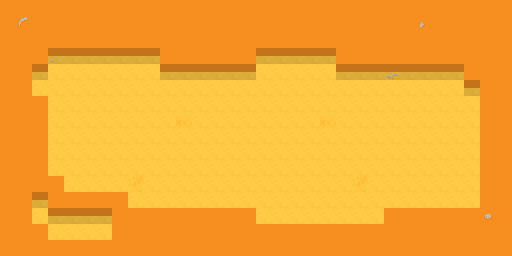

Tiled map render using the project's own tile images. Description and the whole map definition, tile-layer contents included, below:
An orthogonal 32x16 tile map with 16x16 px tiles, 4 tile layers (ground, walls, tle_doors, fog) and 5 objects.

<map version="1.0" tiledversion="1.1.6" orientation="orthogonal" renderorder="right-down" width="32" height="16" tilewidth="16" tileheight="16" infinite="0" backgroundcolor="#f68f20" nextobjectid="6">
 <properties>
  <property name="entities_render_layer" type="int" value="4" />
 </properties>
 <tileset firstgid="1" source="desert.tsx" />
 <layer name="ground" width="32" height="16">
  <properties>
   <property name="render_layer" type="int" value="0" />
  </properties>
  <data encoding="csv">
1,1,1,1,1,1,1,1,1,1,1,1,1,1,1,1,1,1,1,1,1,1,1,1,1,1,1,1,1,1,1,1,
1,1,1,1,1,1,1,1,1,1,1,1,1,1,1,1,1,1,1,1,1,1,1,1,1,1,1,1,1,1,1,1,
1,1,1,1,1,1,1,1,1,1,1,1,1,1,1,1,1,1,1,1,1,1,1,1,1,1,1,1,1,1,1,1,
1,1,1,1,1,1,1,1,1,1,1,1,1,1,1,1,1,1,1,1,1,1,1,1,1,1,1,1,1,1,1,1,
1,1,1,1,1,1,1,1,1,1,1,1,1,1,1,1,1,1,1,1,1,1,1,1,1,1,1,1,1,1,1,1,
1,1,1,1,1,1,1,1,1,1,1,1,1,1,1,1,1,1,1,1,1,1,1,1,1,1,1,1,1,1,1,1,
1,1,1,1,1,1,1,1,1,1,1,1,1,1,1,1,1,1,1,1,1,1,1,1,1,1,1,1,1,1,1,1,
1,1,1,1,1,1,1,1,1,1,1,3,1,1,1,1,1,1,1,1,3,1,1,1,1,1,1,1,1,1,1,1,
1,1,1,1,1,1,1,1,1,1,1,1,1,1,1,1,1,1,1,1,1,1,1,1,1,1,1,1,1,1,1,1,
1,1,1,1,1,1,1,1,1,1,1,1,1,1,1,1,1,1,1,1,1,1,1,1,1,1,1,1,1,1,1,1,
1,1,1,1,1,1,1,1,1,1,1,1,1,1,1,1,1,1,1,1,1,1,1,1,1,1,1,1,1,1,1,1,
1,1,1,1,1,1,1,1,4,1,1,1,1,1,1,1,1,1,1,1,1,1,4,1,1,1,1,1,1,1,1,1,
1,1,1,1,1,1,1,1,1,1,1,1,1,1,1,1,1,1,1,1,1,1,1,1,1,1,1,1,1,1,1,1,
1,1,1,1,1,1,1,1,1,1,1,1,1,1,1,1,1,1,1,1,1,1,1,1,1,1,1,1,1,1,1,1,
1,1,1,1,1,1,1,1,1,1,1,1,1,1,1,1,1,1,1,1,1,1,1,1,1,1,1,1,1,1,1,1,
1,1,1,1,1,1,1,1,1,1,1,1,1,1,1,1,1,1,1,1,1,1,1,1,1,1,1,1,1,1,1,1
</data>
 </layer>
 <layer name="walls" width="32" height="16">
  <properties>
   <property name="render_layer" type="int" value="1" />
  </properties>
  <data encoding="csv">
9,9,9,9,9,9,9,9,9,9,9,9,9,9,9,9,9,9,9,9,9,9,9,9,9,9,9,9,9,9,9,9,
9,12,9,9,9,9,9,9,9,9,9,9,9,9,9,9,9,9,9,9,9,9,9,9,9,9,10,9,9,9,9,9,
9,9,9,9,9,9,9,9,9,9,9,9,9,9,9,9,9,9,9,9,9,9,9,9,9,9,9,9,9,9,9,9,
9,9,9,6,5,5,5,5,5,5,9,9,9,9,9,9,5,5,5,5,5,9,9,9,9,9,9,9,9,9,9,9,
9,9,5,0,0,0,0,0,0,0,5,5,5,5,5,5,0,0,0,0,0,5,5,5,7,5,5,5,5,9,9,9,
9,9,0,0,0,0,0,0,0,0,0,0,0,0,0,0,0,0,0,0,0,0,0,0,0,0,0,0,0,5,9,9,
9,9,9,0,0,0,0,0,0,0,0,0,0,0,0,0,0,0,0,0,0,0,0,0,0,0,0,0,0,0,5,5,
9,9,9,0,0,0,0,0,0,0,0,0,0,0,0,0,0,0,0,0,0,0,0,0,0,0,0,0,0,0,0,0,
9,9,9,0,0,0,0,0,0,0,0,0,0,0,0,0,0,0,0,0,0,0,0,0,0,0,0,0,0,0,0,0,
5,5,5,0,0,0,0,0,0,0,0,0,0,0,0,0,0,0,0,0,0,0,0,0,0,0,0,0,0,0,9,9,
0,0,0,0,0,0,0,0,0,0,0,0,0,0,0,0,0,0,0,0,0,0,0,0,0,0,0,0,0,0,9,9,
9,9,9,9,0,0,0,0,0,0,0,0,0,0,0,0,0,0,0,0,0,0,0,0,0,0,0,0,0,0,9,9,
9,9,5,9,9,9,9,9,0,0,0,0,0,0,0,0,0,0,0,0,0,0,0,0,0,0,0,0,0,0,9,9,
9,9,0,5,5,5,5,9,9,9,9,9,9,9,9,9,0,0,0,0,0,0,0,0,9,9,9,9,9,9,11,9,
9,9,9,0,0,0,0,9,9,9,9,9,9,9,9,9,9,9,9,9,9,9,9,9,9,9,9,9,9,9,9,9,
9,9,9,9,9,9,9,9,9,9,9,9,9,9,9,9,9,9,9,9,9,9,9,9,9,9,9,9,9,9,9,9
</data>
 </layer>
 <layer name="tle_doors" width="32" height="16">
  <properties>
   <property name="render_layer" type="int" value="2" />
  </properties>
  <data encoding="csv">
0,0,0,0,0,0,0,0,0,0,0,0,0,0,0,0,0,0,0,0,0,0,0,0,0,0,0,0,0,0,0,0,
0,0,0,0,0,0,0,0,0,0,0,0,0,0,0,0,0,0,0,0,0,0,0,0,0,0,0,0,0,0,0,0,
0,0,0,0,0,0,0,0,0,0,0,0,0,0,0,0,0,0,0,0,0,0,0,0,0,0,0,0,0,0,0,0,
0,0,0,0,0,0,0,0,0,0,0,0,0,0,0,0,0,0,0,0,0,0,0,0,0,0,0,0,0,0,0,0,
0,0,0,0,0,0,0,0,0,0,0,0,0,0,0,0,0,0,0,0,0,0,0,0,0,0,0,0,0,0,0,0,
0,0,0,0,0,0,0,0,0,0,0,0,0,0,0,0,0,0,0,0,0,0,0,0,0,0,0,0,0,0,0,0,
0,0,0,0,0,0,0,0,0,0,0,0,0,0,0,0,0,0,0,0,0,0,0,0,0,0,0,0,0,0,9,9,
0,0,0,0,0,0,0,0,0,0,0,0,0,0,0,0,0,0,0,0,0,0,0,0,0,0,0,0,0,0,9,9,
0,0,0,0,0,0,0,0,0,0,0,0,0,0,0,0,0,0,0,0,0,0,0,0,0,0,0,0,0,0,9,9,
9,9,9,0,0,0,0,0,0,0,0,0,0,0,0,0,0,0,0,0,0,0,0,0,0,0,0,0,0,0,0,0,
9,9,9,0,0,0,0,0,0,0,0,0,0,0,0,0,0,0,0,0,0,0,0,0,0,0,0,0,0,0,0,0,
0,0,0,0,0,0,0,0,0,0,0,0,0,0,0,0,0,0,0,0,0,0,0,0,0,0,0,0,0,0,0,0,
0,0,0,0,0,0,0,0,0,0,0,0,0,0,0,0,0,0,0,0,0,0,0,0,0,0,0,0,0,0,0,0,
0,0,0,0,0,0,0,0,0,0,0,0,0,0,0,0,0,0,0,0,0,0,0,0,0,0,0,0,0,0,0,0,
0,0,0,0,0,0,0,0,0,0,0,0,0,0,0,0,0,0,0,0,0,0,0,0,0,0,0,0,0,0,0,0,
0,0,0,0,0,0,0,0,0,0,0,0,0,0,0,0,0,0,0,0,0,0,0,0,0,0,0,0,0,0,0,0
</data>
 </layer>
 <layer name="fog" width="32" height="16">
  <properties>
   <property name="render_layer" type="int" value="3" />
  </properties>
  <data encoding="csv">
0,0,0,0,0,0,0,0,0,0,0,0,0,0,0,0,0,0,0,0,0,0,0,0,0,0,0,0,0,0,0,0,
0,0,0,0,0,0,0,0,0,0,0,0,0,0,0,0,0,0,0,0,0,0,0,0,0,0,0,0,0,0,0,0,
0,0,0,0,0,0,0,0,0,0,0,0,0,0,0,0,0,0,0,0,0,0,0,0,0,0,0,0,0,0,0,0,
0,0,0,0,0,0,0,0,0,0,0,0,0,0,0,0,0,0,0,0,0,0,0,0,0,0,0,0,0,0,0,0,
0,0,0,0,0,0,0,0,0,0,0,0,0,0,0,0,0,0,0,0,0,0,0,0,0,0,0,0,0,0,0,0,
0,0,0,0,0,0,0,0,0,0,0,0,0,0,0,0,0,0,0,0,0,0,0,0,0,0,0,0,0,0,0,0,
0,0,0,0,0,0,0,0,0,0,0,0,0,0,0,0,0,0,0,0,0,0,0,0,0,0,0,0,0,0,0,15,
0,0,0,0,0,0,0,0,0,0,0,0,0,0,0,0,0,0,0,0,0,0,0,0,0,0,0,0,0,0,0,15,
0,0,0,0,0,0,0,0,0,0,0,0,0,0,0,0,0,0,0,0,0,0,0,0,0,0,0,0,0,0,0,15,
13,0,0,0,0,0,0,0,0,0,0,0,0,0,0,0,0,0,0,0,0,0,0,0,0,0,0,0,0,0,0,0,
13,0,0,0,0,0,0,0,0,0,0,0,0,0,0,0,0,0,0,0,0,0,0,0,0,0,0,0,0,0,0,0,
0,0,0,0,0,0,0,0,0,0,0,0,0,0,0,0,0,0,0,0,0,0,0,0,0,0,0,0,0,0,0,0,
0,0,0,0,0,0,0,0,0,0,0,0,0,0,0,0,0,0,0,0,0,0,0,0,0,0,0,0,0,0,0,0,
0,0,0,0,0,0,0,0,0,0,0,0,0,0,0,0,0,0,0,0,0,0,0,0,0,0,0,0,0,0,0,0,
0,0,0,0,0,0,0,0,0,0,0,0,0,0,0,0,0,0,0,0,0,0,0,0,0,0,0,0,0,0,0,0,
0,0,0,0,0,0,0,0,0,0,0,0,0,0,0,0,0,0,0,0,0,0,0,0,0,0,0,0,0,0,0,0
</data>
 </layer>
 <objectgroup name="doors">
  <properties>
   <property name="layer" type="int" value="3" />
   <property name="type" value="doors" />
  </properties>
  <object id="1" x="0" y="144" width="48" height="32">
   <properties>
    <property name="way" value="left" />
   </properties>
  </object>
  <object id="2" x="480" y="96" width="32" height="48">
   <properties>
    <property name="way" value="right" />
   </properties>
  </object>
 </objectgroup>
 <objectgroup name="triggers">
  <properties>
   <property name="type" value="triggers" />
  </properties>
  <object id="3" x="512" y="96" width="16" height="48">
   <properties>
    <property name="code">return function (self, item)
  ROOMS:move( 1, 0, item )
end</property>
   </properties>
  </object>
  <object id="4" x="-16" y="144" width="16" height="32">
   <properties>
    <property name="code">return function (self, item)
  ROOMS:move( -1, 0, item )
end</property>
   </properties>
  </object>
 </objectgroup>
 <objectgroup name="ents">
  <properties>
   <property name="type" value="entities" />
  </properties>
  <object id="5" x="295" y="191">
   <properties>
    <property name="type_id" value="skeleton" />
   </properties>
   <point />
  </object>
 </objectgroup>
</map>
